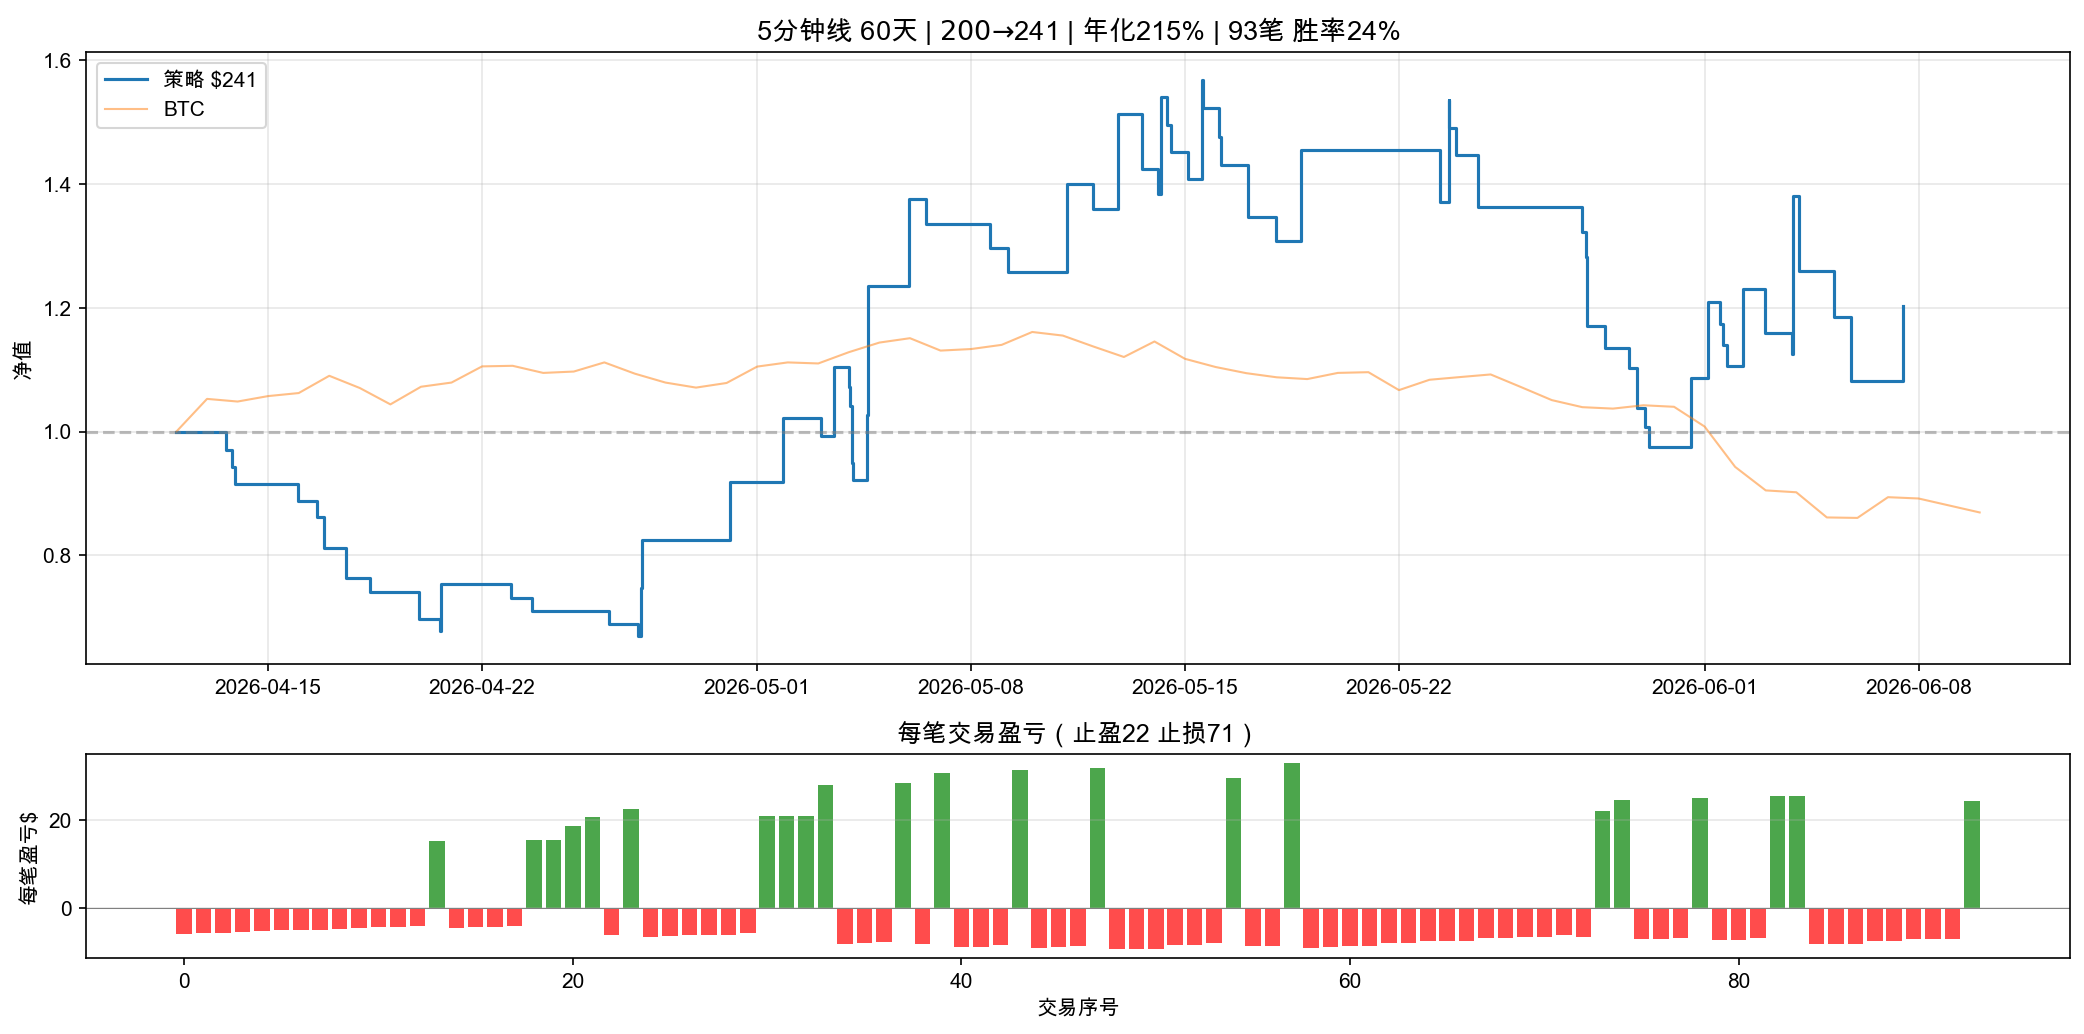

Python code for this plot:
"""5分钟线回测——最近60天"""
import numpy as np, pandas as pd, yfinance as yf
import matplotlib.pyplot as plt, matplotlib.ticker as mticker
plt.rcParams["font.sans-serif"]=["Arial Unicode MS","Heiti SC","PingFang SC"]
plt.rcParams["axes.unicode_minus"]=False

RISK=0.03;SL=0.004;TP=0.015;MAX_POSITIONS=3;MAX_HOLD=576  # 48小时
MAKER=0.0002;LIMIT_FILL=0.85;LIMIT_O=0.0005
CAPITAL=200;COINS=["ETH-USD","SOL-USD","BNB-USD","AVAX-USD","DOGE-USD"]

def rsi(c,p=5):
    d=c.diff();g=d.clip(lower=0);l=(-d).clip(lower=0)
    ag=g.ewm(alpha=1/p,adjust=False).mean();al=l.ewm(alpha=1/p,adjust=False).mean()
    return 100-100/(1+ag/al.replace(0,1e-10))

np.random.seed(7)
print("加载5分钟线(最近60天)...")
coin_data={}
for sym in COINS:
    df=yf.Ticker(sym).history(period="60d",interval="5m")
    if len(df)>100:
        df=df.reset_index();df.columns=[c.lower() for c in df.columns]
        # find date column
        date_col=[c for c in df.columns if 'date' in c.lower() or 'time' in c.lower()]
        if date_col:df["date"]=pd.to_datetime(df[date_col[0]]).dt.tz_localize(None)
        else:df["date"]=df.index
        df=df.sort_values("date").reset_index(drop=True)
        # 预计算指标
        df["rsi"]=rsi(df["close"])
        df["atr14"]=(df["high"]-df["low"]).rolling(14).mean()
        df["vol_ma"]=df["volume"].rolling(20).mean()
        df["vol_ratio"]=df["volume"]/df["vol_ma"].replace(0,np.nan)
        coin_data[sym]=df;print(f"  {sym}: {len(df)}根")
all_ts=sorted(set().union(*[set(d["date"]) for d in coin_data.values()]))
date_idx={sym:coin_data[sym].set_index("date") for sym in coin_data}

eq=CAPITAL;pos_list=[];trades=[]
for i,ts in enumerate(all_ts):
    if i<300:continue
    for pos in list(pos_list):
        sym=pos["symbol"]
        if ts not in date_idx[sym].index:continue
        row=date_idx[sym].loc[ts];price=float(row["close"])
        ph,pl=float(row["high"]),float(row["low"])
        pos["bars"]+=1
        exit_p,reason=None,""
        hit_tp=hit_sl=False
        if pos["dir"]=="long":
            if ph>=pos["tp"]:hit_tp=True
            if pl<=pos["sl"]:hit_sl=True
            if hit_tp and hit_sl:
                po=float(row.get("open",price))
                if pos["tp"]-po<po-pos["sl"]:hit_sl=False
                else:hit_tp=False
            if hit_tp:exit_p=pos["tp"];reason="止盈"
            elif hit_sl:exit_p=pos["sl"];reason="止损"
            elif pos["bars"]>=MAX_HOLD:exit_p=price;reason="超时"
        else:
            if pl<=pos["tp"]:hit_tp=True
            if ph>=pos["sl"]:hit_sl=True
            if hit_tp and hit_sl:
                po=float(row.get("open",price))
                if pos["tp"]-po<pos["sl"]-po:hit_sl=False
                else:hit_tp=False
            if hit_tp:exit_p=pos["tp"];reason="止盈"
            elif hit_sl:exit_p=pos["sl"];reason="止损"
            elif pos["bars"]>=MAX_HOLD:exit_p=price;reason="超时"

        if exit_p:
            pnl=((exit_p-pos["entry_price"])/pos["entry_price"] if pos["dir"]=="long" else (pos["entry_price"]-exit_p)/pos["entry_price"])
            pnl_d=pos["notional"]*pnl-pos["notional"]*MAKER*2
            eq+=pnl_d
            trades.append({"date":ts,"pnl":pnl_d,"reason":reason})
            pos_list.remove(pos)

    if i%12==0 and len(pos_list)<MAX_POSITIONS and eq>20:
        for sym in COINS:
            if len(pos_list)>=MAX_POSITIONS:break
            if any(p["symbol"]==sym for p in pos_list):continue
            if ts not in date_idx[sym].index:continue
            row=date_idx[sym].loc[ts]
            price=float(row["close"]);ph=float(row["high"]);pl=float(row["low"])
            if pd.isna(row.get("rsi")) or pd.isna(row.get("vol_ratio")):continue
            rsi_v=float(row["rsi"]);vr=float(row["vol_ratio"])
            direction=None
            if rsi_v<25 and vr>1.2 and price>pl*1.001 and np.random.random()<LIMIT_FILL:direction="long"
            elif rsi_v>78 and vr>1.2 and price<ph*0.999 and np.random.random()<LIMIT_FILL:direction="short"
            if direction:
                risk=eq*RISK;notional=risk/SL
                entry_p=price*(1-LIMIT_O if direction=="long" else 1+LIMIT_O)
                tp_p=price*(1+TP if direction=="long" else 1-TP)
                sl_p=price*(1-SL if direction=="long" else 1+SL)
                pos_list.append({"symbol":sym,"dir":direction,"entry_price":entry_p,"notional":notional,"bars":0,"tp":tp_p,"sl":sl_p})

total_eq=eq
for p in pos_list:
    if ts in date_idx[p["symbol"]].index:
        cur=float(date_idx[p["symbol"]].loc[ts]["close"])
        unreal=((cur-p["entry_price"])/p["entry_price"] if p["dir"]=="long" else (p["entry_price"]-cur)/p["entry_price"])
        total_eq+=p["notional"]*unreal

final=total_eq;days=len(all_ts)/288  # 288根5m线=1天
wins=sum(1 for t in trades if t["pnl"]>0)
wr=wins/len(trades) if trades else 0
wins_tp=sum(1 for t in trades if t["reason"]=="止盈")
wins_sl=sum(1 for t in trades if t["reason"]=="止损")
pnl_series=pd.Series([t["date"] for t in trades],[t["pnl"] for t in trades])

print(f"\n{'='*60}")
print(f"  5分钟线回测 最近60天")
print(f"  $200 → ${final:,.0f} | {len(trades)}笔")
print(f"  止盈{wins_tp}次 | 止损{wins_sl}次 | 胜率{wr*100:.0f}%")
print(f"  总盈亏 ${sum(t['pnl'] for t in trades):,.0f}")

# 净值重建
nav_pts=[(all_ts[0],CAPITAL)]
cur_eq=CAPITAL
for t in sorted(trades,key=lambda x:x["date"]):
    cur_eq+=t["pnl"];nav_pts.append((t["date"],cur_eq))
nav_df=pd.DataFrame(nav_pts,columns=["date","equity"]).set_index("date")

fig,axes=plt.subplots(2,1,figsize=(14,7),gridspec_kw={"height_ratios":[3,1]})
ax1=axes[0]
ax1.plot(nav_df.index,nav_df["equity"]/CAPITAL,label=f"策略 ${final:,.0f}",color="#1f77b4",linewidth=1.5,drawstyle='steps-post')
btc=yf.Ticker("BTC-USD").history(period="60d")
btc_init=btc["Close"].iloc[0]
ax1.plot(btc.index,btc["Close"]/btc_init,label=f"BTC",color="#ff7f0e",linewidth=1,alpha=0.5)
ax1.axhline(y=1,color="gray",linestyle="--",alpha=0.5)
ann=(final/CAPITAL)**(365/max(days,1))-1 if final>0 else -1
ax1.set_title(f"5分钟线 60天 | $200→${final:,.0f} | 年化{ann*100:.0f}% | {len(trades)}笔 胜率{wr*100:.0f}%",fontsize=13,fontweight="bold")
ax1.set_ylabel("净值");ax1.legend(loc="upper left");ax1.grid(True,alpha=0.3)

ax2=axes[1]
colors=["green" if t["pnl"]>0 else "red" for t in trades]
ax2.bar(range(len(trades)),[t["pnl"] for t in trades],color=colors,alpha=0.7)
ax2.axhline(y=0,color="gray",linewidth=0.5)
ax2.set_ylabel("每笔盈亏$");ax2.set_xlabel("交易序号")
ax2.set_title(f"每笔交易盈亏（止盈{wins_tp} 止损{wins_sl}）")
ax2.grid(True,alpha=0.3,axis='y')

plt.tight_layout();plt.savefig("backtest_5m.png",dpi=150,bbox_inches="tight")
print("图: backtest_5m.png")
